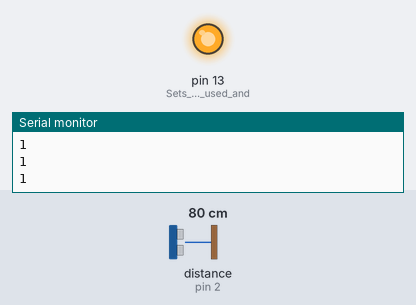
Simulated run of this sketch. Board: Arduino Uno, built with avr-gcc and run on an emulated ATmega328P. Parts: output pins drawn as LEDs (lit = HIGH), the last lines printed to the serial monitor. Wiring (inferred from the names in the program): ultrasonic range finder: trigger pin 3; echo pin 2. The inputs (shaded band) are chosen by the test bench; at power-on: distance to the obstacle (sensor on pin 2) 80 cm. The echo pulse lasts 58.3 µs per cm; pins used as bus, display or sensor lines are not drawn.

Above: at 1.2 s.
1.3 s: distance to the obstacle (sensor on pin 2) set to 55 cm
2.8 s: distance to the obstacle (sensor on pin 2) set to 46 cm
At 3.9 s:
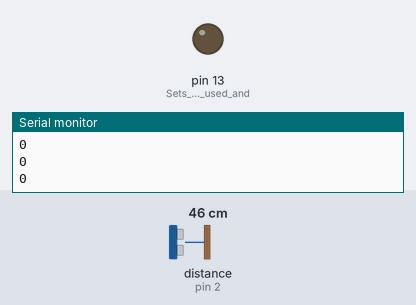
4.3 s: distance to the obstacle (sensor on pin 2) set to 60 cm
At 5.0 s:
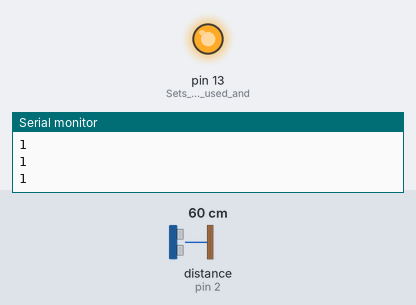
5.8 s: distance to the obstacle (sensor on pin 2) set to 2 cm
At 6.8 s:
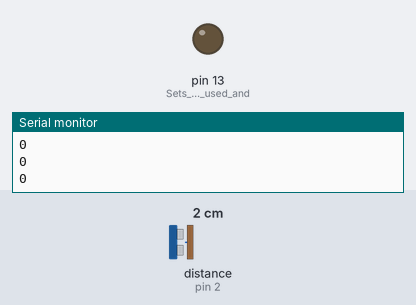
Timing chart, 0 to 8.3 s (numbered marks = the images above; inputs shaded):
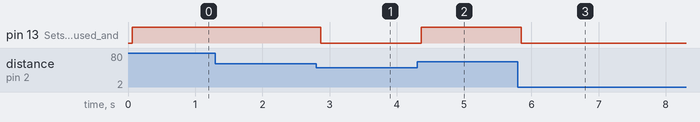

The sketch:

usSensor.ino
```cpp
const int echoPin = 2;
const int trigPin = 3;

long duration;
int distance;

boolean prevState = false;
int ticksSinceLastChange = 0;

const int debounceStrength = 3; //How many stable cycles to wait until the state is changed
const boolean debug = false; //Prints out the above two variables

void setup()
{
  Serial.begin(9600); //Starts the serial connection
	pinMode(trigPin, OUTPUT);
	pinMode(echoPin, INPUT);
	pinMode(LED_BUILTIN, OUTPUT); //Sets up the pins used and the built in led
}

void loop()
{
	digitalWrite(trigPin, HIGH); //Starts the pulse on the trig pin
	delayMicroseconds(10);
	digitalWrite(trigPin, LOW);

	duration = pulseIn(echoPin, HIGH); //Measures the returned pulse time
	distance = duration * 0.034 / 2; //Converts the time to cm

  boolean debouncedState = report();
  if(debouncedState)
  {
    digitalWrite(LED_BUILTIN, HIGH);
    Serial.println("1");
  }
  else
  {
    digitalWrite(LED_BUILTIN, LOW);
    Serial.println("0");
  }
	delay(10);
}

boolean report() //Accounts for bounce and returns the processed state
{
  boolean cState = true;
  if (distance < 50) cState = false;

  if (debug)
  {
    Serial.print("Last stable state: ");
    Serial.println(prevState);
    Serial.print("Time of current stable state: ");
    Serial.println(ticksSinceLastChange);
  }

  if (cState != prevState)
  {
    if (ticksSinceLastChange > debounceStrength)
    {
      prevState = cState;
      ticksSinceLastChange = 0;
      return cState;
    }
    else
    {
      ticksSinceLastChange++;
      return prevState;
    }
  }
  else
  {
    ticksSinceLastChange = 0;
    return cState;
  }
}
```

Measured:
- the behaviour switches between 51 and 50 cm on distance to the obstacle (sensor on pin 2) (found by bisection; images 0 and 1)
- after the input at 2.8 s, pin 13 (Sets_up_the_pins_used_and): HIGH → LOW after 0.06 s
- after the input at 4.3 s, pin 13 (Sets_up_the_pins_used_and): LOW → HIGH after 0.06 s
- after the input at 5.8 s, pin 13 (Sets_up_the_pins_used_and): HIGH → LOW after 0.05 s
